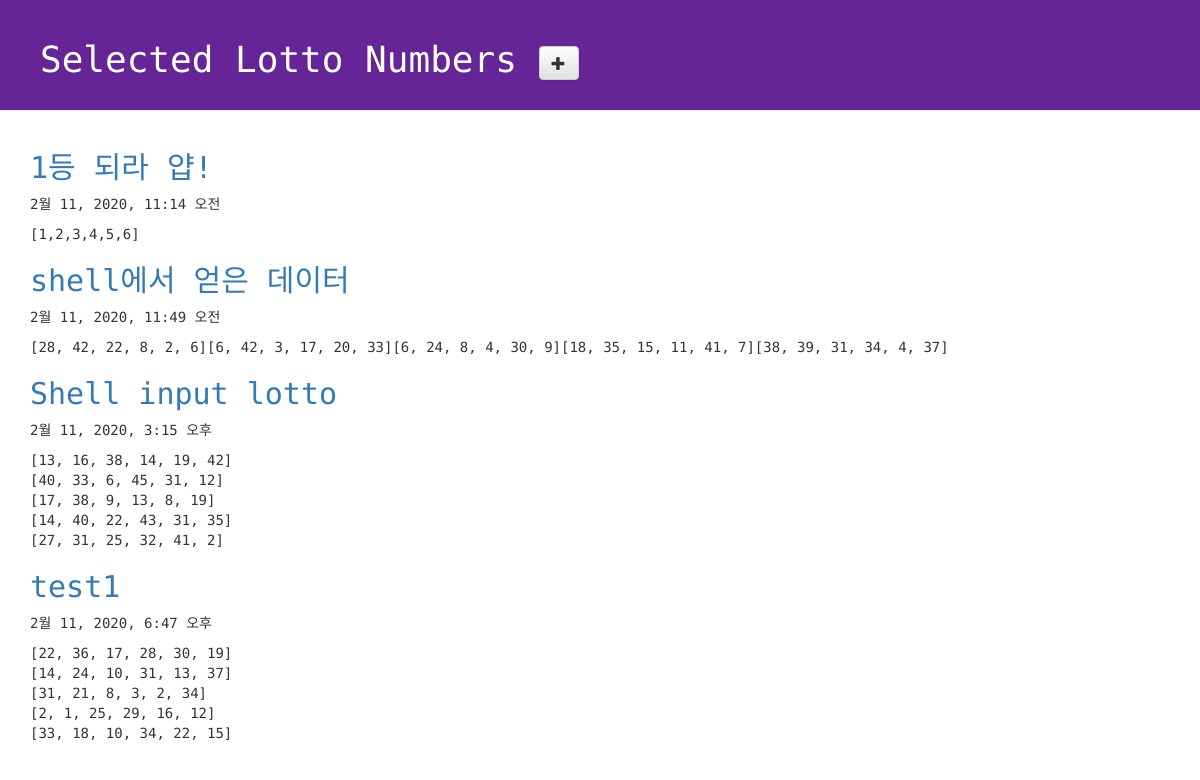
Before: /lotto/ with the older database file.
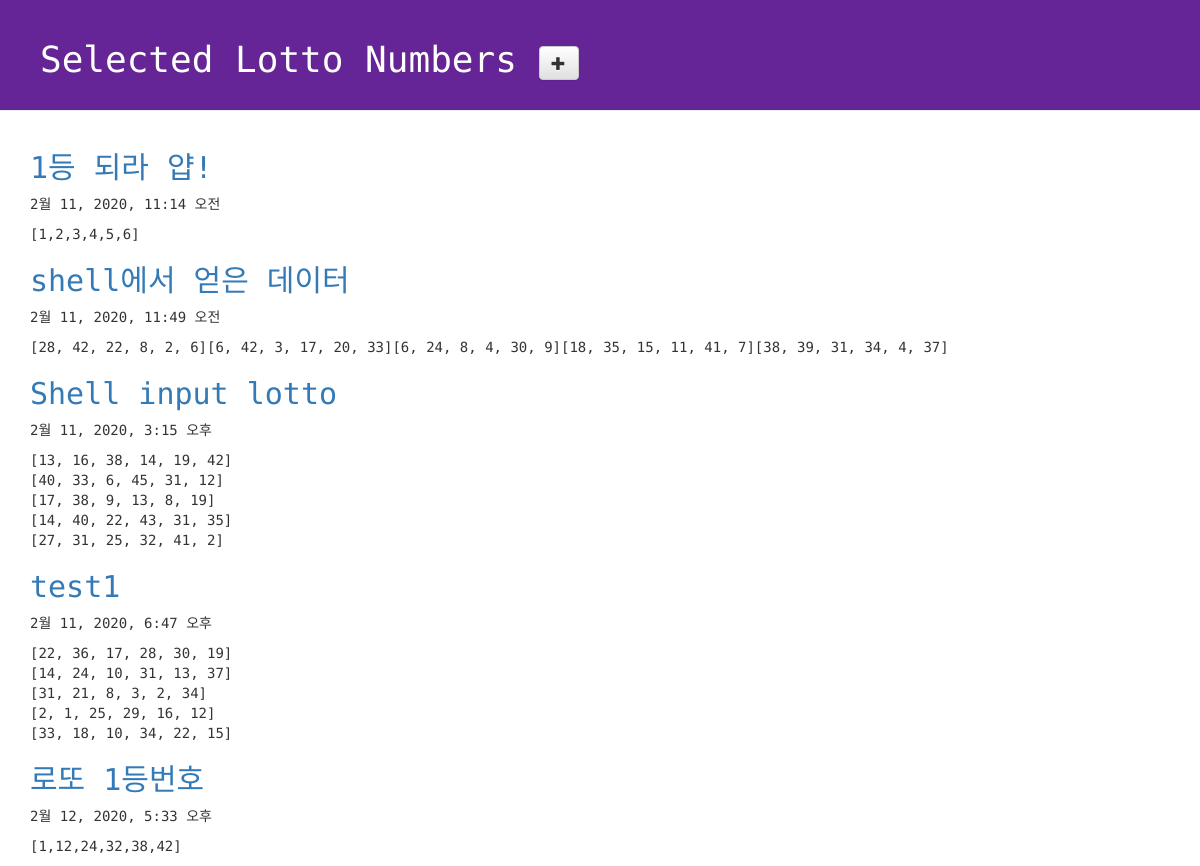
After: the same page with the newer database file.
### lotto/models.py (models this page shows, shortened)
class GuessNumbers(models.Model):   # 테이블명 : GuessNumbers , models.Model: Model을 상속받아 Model 안에 있는 함수를 사용할 수 있음
    name = models.CharField(max_length=24) # 로또 번호 리스트의 이름
    text = models.CharField(max_length=255) # 로또 번호 리스트에 대한 설명
    lottos = models.CharField(max_length=255,
            default='[1,2,3,4,5,6]') # 로또 번호들이 담길 str
    num_lotto = models.IntegerField(default=5) # 6개 번호 set의 갯수
    update_date = models.DateTimeField()
    def __str__(self):  # Admin page에서 display되는 텍스트에 대한 변경
        return "pk {} : {} - {}".format(self.pk, self.name, self.text) # pk는 자동생성됨

### lotto/views.py (the view)
# urls.py: path('lotto/', views.index, name='index'),
def index(request):
    lottos=GuessNumbers.objects.all()
    return render(request, 'lotto/default.html', {'lottos':lottos})

### lotto/templates/lotto/default.html (shortened to what this page needs)
<!DOCTYPE html>
{% load staticfiles %}
<html lang="ko">
<head>
  <link rel="stylesheet" href="//maxcdn.bootstrapcdn.com/bootstrap/3.2.0/css/bootstrap.min.css">
  <link rel="stylesheet" href="//maxcdn.bootstrapcdn.com/bootstrap/3.2.0/css/bootstrap-theme.min.css">
  <link rel="stylesheet" href="{% static 'css/lotto.css' %}">
</head>
<body>
  <div class="page-header">
    <h1>
      Selected Lotto Numbers
      <a href="{% url 'new_lotto'%}">
        <span class='glyphicon glyphicon-plus btn btn-default'></span>
      </a>
    </h1>
  </div>
  <div class="container lotto">
    {% for lotto in lottos %}
      <h2><a href="{% url 'detail' lottokey=lotto.pk%}">{{lotto.text}}</a></h2>
      <p> {{lotto.update_date}} </p>
      <p> {{lotto.lottos|linebreaksbr}} </p>
    {% endfor %}
  </div>
</body>
</html>

### lotto/static/css/lotto.css (style rules this page uses)
.page-header { background-color: #652596; margin-top: 0; padding: 20px 20px 20px 40px; font-family: 'Space Mono', monospace; }
.page-header h1 { color: #FFFFFF; }
.container { font-family: 'Space Mono', monospace; }
.container h2 { color: #b9f442; }

Changed rows visible on the page:
added GuessNumbers: text "로또 1등번호", update_date "2월 12, 2020, 5:33 오후", lottos "[1,12,24,32,38,42]"
